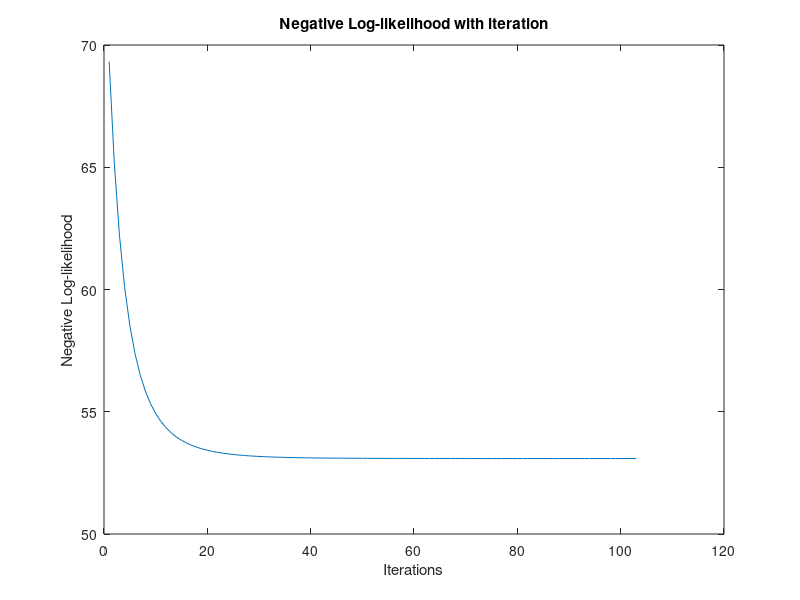

Source code (MATLAB):
%% Logistic Regression
%
clc;
clear;
close all;
% Type of target: options=1 for binary target, options=2 for multi-class
options = 1;
d = 3;
max_iter = 450;
eta = 0.5;
% This is for 3 class regression
c = 3;
%% Import training data
% They both include four columns. 
% The first column coded the target variable of ?apply to graduate school?,
% unlikely (0), or  likely (1) in the binary data,  and  unlikely (0), somewhat
% likely (1), or very likely (2) in the 3-class data.
% The other three columns are three variables as follows:
% 1.parent, which is a 0/1 variable indicating whether at least one parent 
% has a graduate degree; 
% 2.public, which is a 0/1 variable where 1 indicates that the undergraduate 
% institution is a public university and 0 indicates that it is a private university, 
% 3.gpa, which is the student's grade point average.  
%  
% In other words, each undergraduate student is described by  x, which is a 
% 3-dim vector.  Can we make a prediction of his/her target t=?

if options == 1
    train = importdata('logreg_data_binary.txt');
elseif options == 2
    train = importdata('logreg_data_3class.txt');
end
% Normalization
x0 = train(:,2:4);
t = train(:,1);
n = size(x0,1);
x = (x0-repmat(mean(x0),n,1))./repmat(std(x0),n,1);
x = [ones(n,1) x];
norm_param = [mean(x0); std(x0)];

%% Training by Gradient Descent
if options == 1
    W = zeros(d+1,1);
    W_threshold = repmat(0.0001, d+1, 1);
elseif options == 2
    wc0 = zeros(d+1,1);  % [w0 w1 w2 w3]
    wc1 = zeros(d+1,1);
    wc2 = zeros(d+1,1);
    WWW = [wc0 wc1 wc2];
    WWW_threshold = repmat(0.0001, d+1, 3);
    y = zeros(n,c);
    for i=1:n
        y(i,t(i)+1) = 1;
    end
end


for iter=1:max_iter
    if options == 1
        % Train W
        W_prev = W;
        mu = 1./(1+exp(-(W'*x')'));
        grad = ((mu-t)'*x)';
        W = W - eta./n*grad;
        NLL(iter) = -sum(t.*log(mu)+(1-t).*log(1-mu));
        if abs(W_prev - W) < W_threshold
            break;
        end
    elseif options == 2
        % Train WWW
        WWW_prev = WWW;
        mu = exp(WWW'*x')'./repmat(sum(exp(WWW'*x')',2),1,c);
        wc0 = wc0-eta./n*((mu(:,1)-y(:,1))'*x)';
        wc1 = wc1-eta./n*((mu(:,2)-y(:,2))'*x)';
        wc2 = wc2-eta./n*((mu(:,3)-y(:,3))'*x)';
        WWW = [wc0 wc1 wc2];
        NLL(iter) = -sum(sum(y'.*(WWW'*x'))'-log(sum(exp(WWW'*x')',2)));
        if abs(WWW_prev - WWW) < WWW_threshold
            break;
        end
    end
    
end

%% Testing
if options == 1
    test = importdata('test_data_binary.txt');
elseif options == 2
    test = importdata('test_data_3class.txt');
end
% Normalization
x0 = test(:,2:4);
t = test(:,1);
n = size(x0,1);
x = (x0-repmat(norm_param(1,:),n,1))./repmat(norm_param(2,:),n,1);
x = [ones(n,1) x];

if options == 1
    t_hat = (W'*x')';
    t_pred = zeros(size(t));
    t_idx = find(t_hat>=0.5);
    t_pred(t_idx) = ones(size(t_idx));    
elseif options == 2
    t_hat = (WWW'*x')';
    [max,t_idx] = max(t_hat,[],2);
    t_pred = t_idx-ones(size(t_idx));
end

%% Results
plot(NLL);
title('Negative Log-likelihood with iteration');
xlabel('Iterations');
ylabel('Negative Log-likelihood');
true_idx = find((t_pred - t)==0);
right_ratio = size(true_idx,1)/n;

if options == 1
    fprintf('\nCoefficient W:\n');
    W
elseif options == 2
    fprintf('\nCoefficient W:\n');
    WWW
end
fprintf('\n Ratio of correctly predicted targets:\n');
right_ratio

